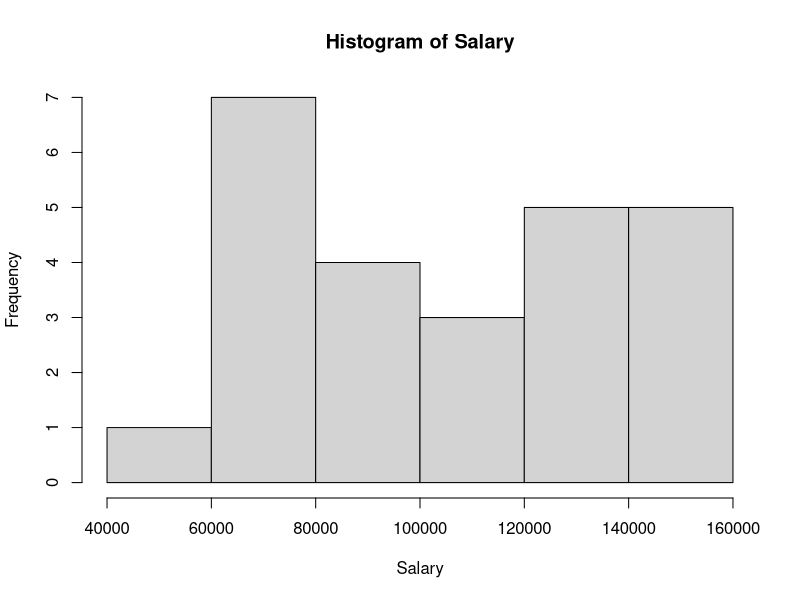

Here is the R script that generated this plot:
# load data #####

setwd("C:/work/school/rProgramming")
# get names
dfNames <- read.csv("data/Names.csv")
#get Salaries
dfSalaries <- read.csv("data/Salaries.csv")
#get Dept
dfDept <- read.csv("data/Dept.csv")
#get DOB
dfDOB <- read.csv("data/DOB.csv")

# combine data #####
dfCombined <- merge(dfNames, dfSalaries, by = "ID", all = TRUE)
print(dfCombined)
#add dept
dfCombined <- merge(dfCombined, dfDept, by = "ID", all = TRUE)
print(dfCombined)
#add dob
dfCombined <- merge(dfCombined, dfDOB, by = "ID", all = TRUE)
print(dfCombined)

#compute age 
# Get the current date
current_date <- Sys.Date()

# Format the date as MM/DD/YYYY
formatted_date <- format(current_date, "%m/%d/%Y")

# Print the formatted date
print(formatted_date)
#basic visualization #####
Salary <- dfCombined$Salary
hist(Salary)
